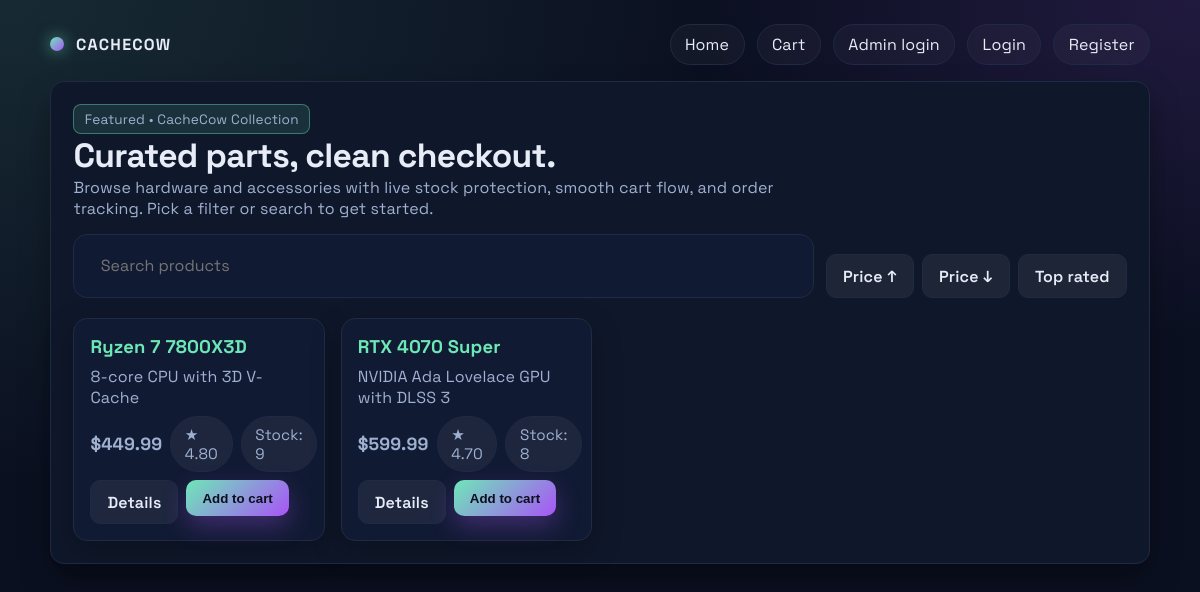
The page / on the database its author committed.
### models.py (models this page shows)
class Product(db.Model):
    __tablename__ = "product"
    product_id = db.Column(db.Integer, primary_key=True)
    category_id = db.Column(db.Integer, db.ForeignKey("category.category_id"))
    name = db.Column(db.String(255), nullable=False)
    description = db.Column(db.Text)
    unit_price = db.Column(db.Numeric(10, 2), nullable=False, default=0)
    stock_qty = db.Column(db.Integer, nullable=False, default=0)
    is_active = db.Column(db.Boolean, default=True)
    average_rating = db.Column(db.Numeric(3, 2), default=0)
    reviews = db.relationship("Review", backref="product", lazy=True)
    cart_items = db.relationship("CartItem", backref="product", lazy=True)
    order_items = db.relationship("OrderItem", backref="product", lazy=True)

### shop_routes.py (the view)
@shop_bp.route("/")
def index():
    sort = request.args.get("sort")
    query = Product.query.filter_by(is_active=True)
    if sort == "price_asc":
        query = query.order_by(Product.unit_price.asc())
    elif sort == "price_desc":
        query = query.order_by(Product.unit_price.desc())
    elif sort == "rating_desc":
        query = query.order_by(Product.average_rating.desc())
    products = query.all()
    return render_template("index.html", products=products)

### templates/index.html (shortened to what this page needs)
{% extends "base.html" %}
{% block content %}
  <section class="hero">
    <div>
      <p class="badge">Featured • CacheCow Collection</p>
      <h1>Curated parts, clean checkout.</h1>
      <p>Browse hardware and accessories with live stock protection, smooth cart flow, and order tracking. Pick a filter or search to get started.</p>
    </div>
    <div class="toolbar">
      <form class="search" method="get" action="{{ url_for('shop.search') }}">
        <input type="text" name="q" placeholder="Search products" value="{{ request.args.get('q', '') }}">
      </form>
      <div class="actions">
        <a class="btn secondary" href="{{ url_for('shop.index', sort='price_asc') }}">Price ↑</a>
        <a class="btn secondary" href="{{ url_for('shop.index', sort='price_desc') }}">Price ↓</a>
        <a class="btn secondary" href="{{ url_for('shop.index', sort='rating_desc') }}">Top rated</a>
      </div>
    </div>
  </section>
  <section class="grid products">
    {% for product in products %}
      <article class="card">
        <h3><a href="{{ url_for('shop.product_detail', product_id=product.product_id) }}">{{ product.name }}</a></h3>
        <p class="muted">{{ product.description[:120] ~ ('…' if product.description and product.description|length > 120 else '') }}</p>
        <div class="meta">
          <span class="price">${{ '%.2f'|format(product.unit_price) }}</span>
          {% if product.average_rating %}
            <span class="pill">★ {{ product.average_rating }}</span>
          {% endif %}
          <span class="pill">Stock: {{ product.stock_qty }}</span>
        </div>
        <div class="actions">
          <a class="btn secondary" href="{{ url_for('shop.product_detail', product_id=product.product_id) }}">Details</a>
          <form method="post" action="{{ url_for('shop.cart_add') }}">
            <button class="btn" type="submit">Add to cart</button>
          </form>
        </div>
      </article>
    {% else %}
      <p class="muted">No products found.</p>
    {% endfor %}
  </section>
{% endblock %}

### static/css/style.css (style rules this page uses)
:root { --bg: #0b1021; --panel: #0f172a; --card: #111a33; --accent: #6ee7b7; --accent-2: #a855f7; --text: #e7ecf7; --muted: #9fb0d0; --border: #1f2a44; --shadow: 0 15px 30px rgba(0, 0, 0, 0.35); --radius: 14px; }
* { box-sizing: border-box; }
body { margin: 0; min-height: 100vh; background: radial-gradient(120% 120% at 0% 0%, rgba(110, 231, 183, 0.12), transparent 50%), radial-gradient(100% 100% at 100% 0%, rgba(168, 85, 247, 0.14), transparent 42%), var(--bg); color: var(--text); font-family: "Space Grotesk", "Segoe UI", sans-serif; letter-spacing: 0.01em; padding: 0 1.5rem 2.5rem; }
a { color: var(--accent); text-decoration: none; }
.pill { display: inline-flex; align-items: center; gap: 0.35rem; padding: 0.5rem 0.85rem; background: rgba(255, 255, 255, 0.05); border-radius: 999px; border: 1px solid var(--border); color: var(--muted); }
.grid { display: grid; gap: 1rem; }
.grid.products { grid-template-columns: repeat(auto-fill, minmax(240px, 1fr)); }
.card { background: var(--card); border: 1px solid var(--border); border-radius: var(--radius); padding: 1rem; display: flex; flex-direction: column; gap: 0.5rem; box-shadow: 0 10px 30px rgba(0, 0, 0, 0.25); }
.card h3 { margin: 0; font-size: 1.15rem; }
.card p { margin: 0; color: var(--muted); }
.badge { display: inline-flex; align-items: center; padding: 0.35rem 0.65rem; border-radius: 8px; background: rgba(110, 231, 183, 0.12); color: var(--accent); border: 1px solid rgba(110, 231, 183, 0.4); font-size: 0.85rem; }
.muted { color: var(--muted); }
.btn { display: inline-flex; align-items: center; justify-content: center; gap: 0.4rem; border: none; border-radius: 10px; padding: 0.65rem 1rem; cursor: pointer; font-weight: 600; background: linear-gradient(135deg, var(--accent), var(--accent-2)); color: #0b0f1e; box-shadow: 0 10px 25px rgba(168, 85, 247, 0.3); transition: transform 0.15s ease, box-shadow 0.15s ease; }
.btn.secondary { background: rgba(255, 255, 255, 0.06); color: var(--text); border: 1px solid var(--border); box-shadow: none; }
.hero { display: grid; gap: 0.9rem; margin-bottom: 1.25rem; }
.hero h1 { margin: 0; font-size: 2.1rem; letter-spacing: -0.02em; }
.hero p { margin: 0; color: var(--muted); max-width: 720px; }
.toolbar { display: flex; align-items: center; gap: 0.75rem; flex-wrap: wrap; }
.search { display: flex; align-items: center; gap: 0.6rem; padding: 0.65rem 0.9rem; background: var(--card); border: 1px solid var(--border); border-radius: var(--radius); flex: 1; min-width: 260px; }
.search input { flex: 1; border: none; background: transparent; color: var(--text); font-size: 1rem; }
.price { font-weight: 700; font-size: 1.1rem; }
.actions { display: flex; gap: 0.5rem; flex-wrap: wrap; margin-top: auto; }
input, select, textarea { width: 100%; padding: 0.65rem 0.75rem; border-radius: 10px; border: 1px solid var(--border); background: rgba(255, 255, 255, 0.04); color: var(--text); font-family: inherit; }
.card .meta { display: flex; align-items: center; gap: 0.5rem; color: var(--muted); font-size: 0.95rem; }

### rows shown on the page
Product: name "Ryzen 7 7800X3D", description "8-core CPU with 3D V-Cache", unit_price "449.99", average_rating "4.80", stock_qty "9"
Product: name "RTX 4070 Super", description "NVIDIA Ada Lovelace GPU with DLSS 3", unit_price "599.99", average_rating "4.70", stock_qty "8"
